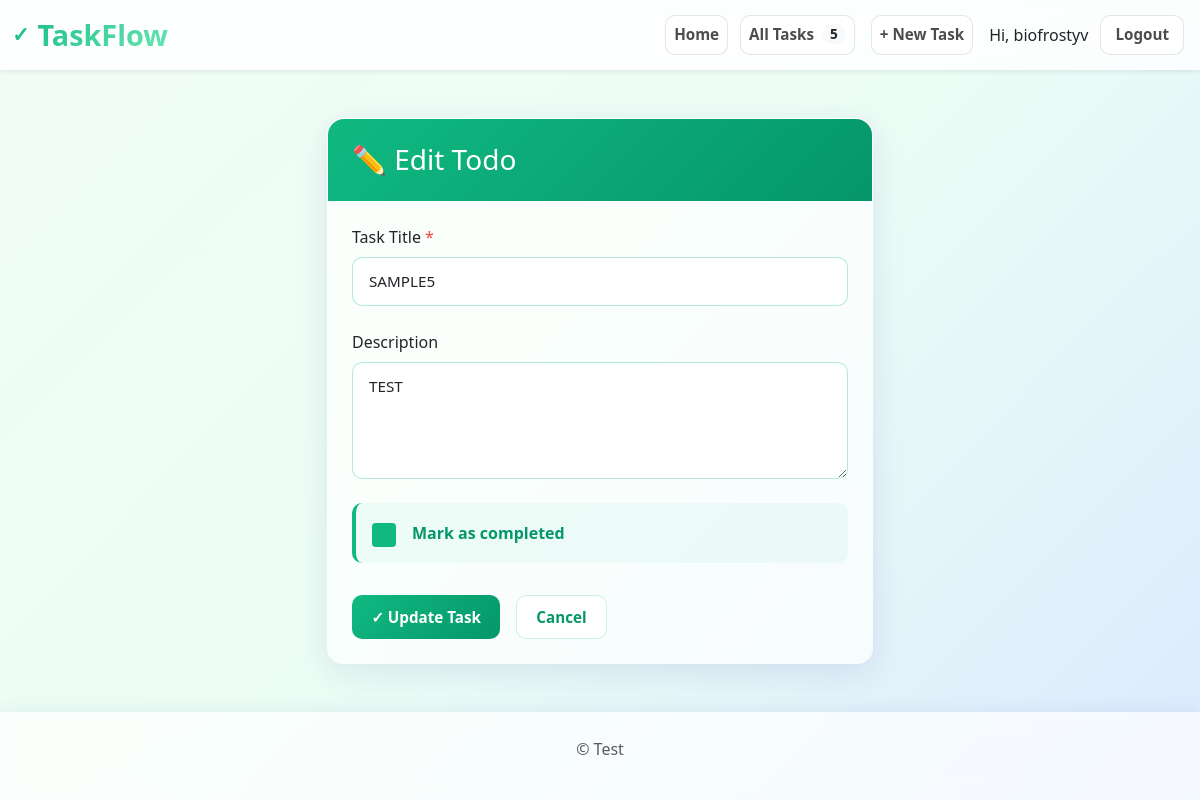
The page /todo/8/edit/ (signed in) on the database as committed earlier.
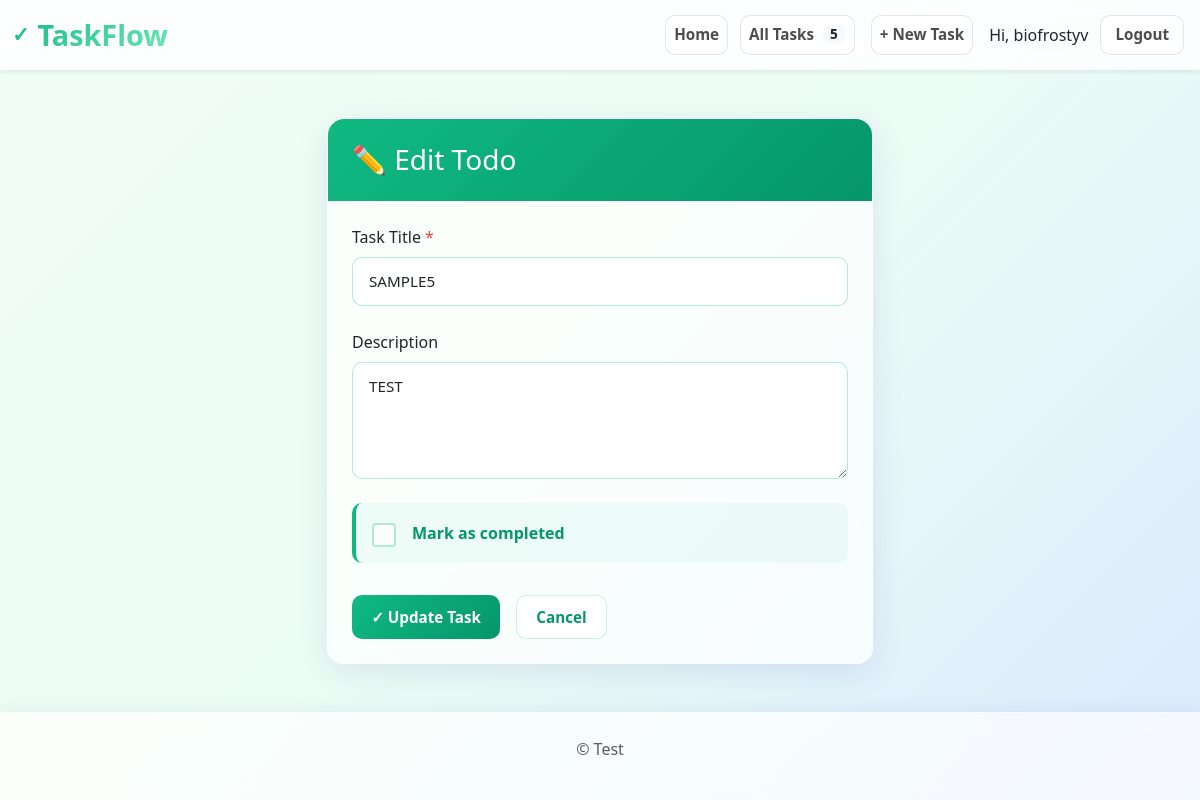
The same page on the database as committed later.
### todoapp/models.py (models this page shows, shortened)
class Todo(models.Model):
    owner = models.ForeignKey(User, on_delete=models.CASCADE, related_name='todos', null=True, blank=True)
    title = models.CharField(max_length=200)
    description = models.TextField(blank=True, null=True)
    completed = models.BooleanField(default=False)
    created_at = models.DateTimeField(auto_now_add=True)
    updated_at = models.DateTimeField(auto_now=True)
    class Meta:
        ordering = ['-created_at']
        verbose_name_plural = 'Todos'

### todoapp/views.py (the view)
# urls.py: path('todo/<int:pk>/edit/', views.todo_update, name='todo_update'),
def todo_update(request, pk):
    todo = get_object_or_404(Todo, pk=pk)
    if todo.owner != request.user:
        return redirect('todo_list')
    if request.method == 'POST':
        form = TodoForm(request.POST, instance=todo)
        if form.is_valid():
            form.save()
            return redirect('todo_detail', pk=todo.pk)
    else:
        form = TodoForm(instance=todo)
    return render(request, 'todoapp/todo_form.html', {'form': form, 'todo': todo, 'title': 'Edit Todo'})

### todoapp/forms.py
class TodoForm(forms.ModelForm):
    class Meta:
        model = Todo
        fields = ['title', 'description', 'completed']
        widgets = {
            'title': forms.TextInput(attrs={
                'class': 'form-control',
                'placeholder': 'Enter todo title'
            }),
            'description': forms.Textarea(attrs={
                'class': 'form-control',
                'placeholder': 'Enter description (optional)',
                'rows': 4
            }),
            'completed': forms.CheckboxInput(attrs={
                'class': 'form-check-input'
            }),
        }

### todoapp/context_processors.py (called while the page is built)
def task_count(request):
    if request.user.is_authenticated:
        count = Todo.objects.filter(owner=request.user).count()
    else:
        count = 0
    return {
        'nav_task_count': count
    }

### todoapp/templates/todoapp/todo_form.html (shortened to what this page needs)
{% extends 'base.html' %}
{% block content %}
<div class="row">
    <div class="col-lg-6 offset-lg-3">
        <div class="card">
            <div class="card-header">
                <h3 class="mb-0">✏️ {{ title }}</h3>
            </div>
            <div class="card-body p-4">
                <form method="POST">
                    <div class="mb-4">
                        <label for="{{ form.title.id_for_label }}" class="form-label">Task Title <span style="color: var(--danger-color);">*</span></label>
                        {{ form.title }}
                    </div>
                    <div class="mb-4">
                        <label for="{{ form.description.id_for_label }}" class="form-label">Description</label>
                        {{ form.description }}
                    </div>
                    <div class="mb-4">
                        <div style="padding: 1rem; background: rgba(16, 185, 129, 0.05); border-radius: 10px; border-left: 4px solid var(--primary-color); display: flex; align-items: center; gap: 1rem;">
                            {{ form.completed }}
                            <label class="form-check-label" for="{{ form.completed.id_for_label }}" style="margin-bottom: 0; cursor: pointer; font-weight: 600; color: var(--primary-dark);">
                                Mark as completed
                            </label>
                        </div>
                    </div>
                    <div class="d-flex gap-3 pt-2">
                        <button type="submit" class="btn btn-primary btn-lg">
                            {% if todo %}✓ Update Task{% else %}+ Create Task{% endif %}
                        </button>
                        <a href="{% url 'todo_list' %}" class="btn btn-secondary btn-lg">Cancel</a>
                    </div>
                </form>
            </div>
        </div>
    </div>
</div>
{% endblock %}

Rows that differ between the two databases and show on the page:
changed Todo "SAMPLE5": completed "☑" → "☐"
